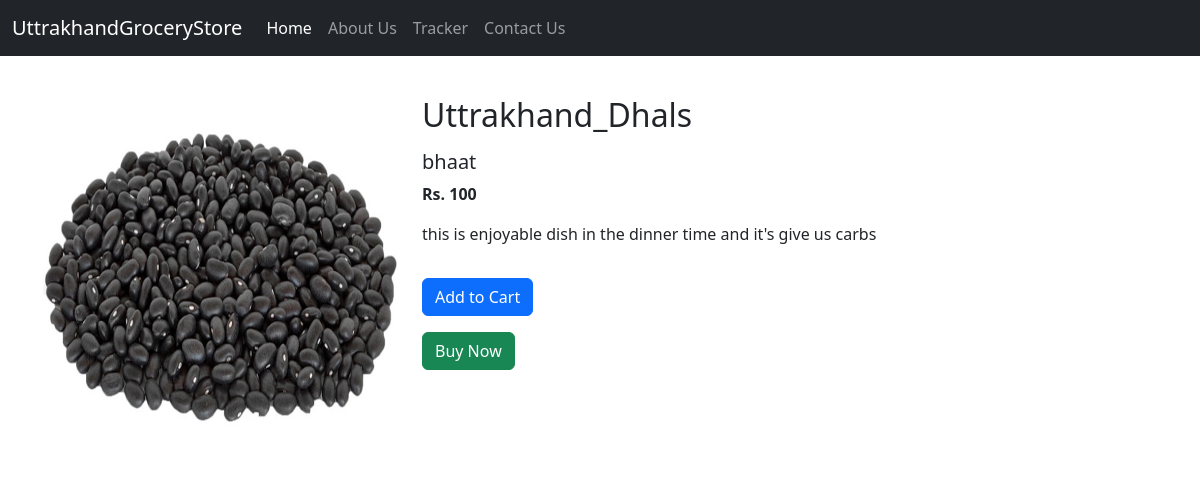
The page /productview/3 on the database its author committed.
### shop/models.py (models this page shows)
class Product(models.Model):
    product_id = models.AutoField
    product_name = models.CharField(max_length=50)
    category = models.CharField(max_length=50,default="")
    subcategory = models.CharField(max_length=50,default="")
    price = models.IntegerField(default=0)
    desc = models.CharField(max_length=300)
    pub_date = models.DateField()
    image = models.ImageField(upload_to="images",default="")

### djangoapp/views.py (the view)
# urls.py: path('productview/<myid>', views.productview),
def productview(request,myid):
    product = Product.objects.filter(id=myid)
    data ={
        'product':product[0]
        }
    return render(request,"productview.html",data)

### templates/productview.html (shortened to what this page needs)
{% extends "basic.html" %}
{% block body %}
{% load static %}
<div class="container my-4">
    <div class="row">
        <div class="col-md-4">
            <div class="row">
            <img src="{{product.image}}" width="233px" height="385px"/>
            </div>
        </div>
        <div class="col-md-8">
            <p><h2>{{product.category}}</h2></p>
            <h5>{{product.product_name}}</h5>
            <p><b>Rs. {{product.price}}</b></p>
            <p>{{product.desc}}</p>
            <div class="row">
                <a href="#"><button type="button" class="btn btn-primary my-3">Add to Cart</button></a>
                <a href="#"><button type="button" class="btn btn-success">Buy Now</button></a>
            </div>
        </div>
    </div>
</div>
{% endblock %}

### rows shown on the page
Product: image (picture), category "Uttrakhand_Dhals", product_name "bhaat", price "100", desc "this is enjoyable dish in the dinner time and it's give us carbs"
